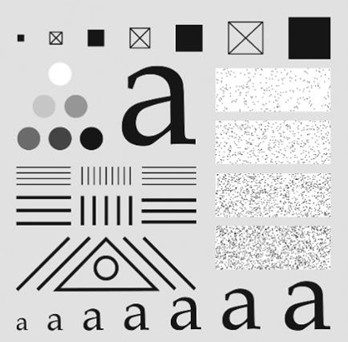
#> input picture Lab_3/Images/Sample_1.jpg, 348 x 342 px, found by its file name
$ python code.py
#> lines starting #> are read from the running program, lines starting #| are printed output that depends on the picture; after the words box and inside, x2 and y2 are one past the last pixel; in counts of white or black regions, pixels touching at a corner belong together
import cv2
import os
import numpy as np
from matplotlib import pyplot as plt

# Read the input image
loc = r'Lab_3\Images\Sample_1.jpg'  # Change the image name accordingly
output_dir = r'Lab_3/Task_1'

# Check if the directory exists, create if it doesn't
os.makedirs(output_dir, exist_ok=True)

# Read the image in grayscale
f = cv2.imread(loc, cv2.IMREAD_GRAYSCALE)
#> f is the input picture: shape (342, 348); min 0, max 255, mean 203.1
if f is None:
    raise FileNotFoundError(f"Image '{loc}' could not be read. Check if the path is correct.")

# Performing FFT on the original image
F = np.fft.fft2(f)
Fshift = np.fft.fftshift(F)

# Create an ideal low-pass filter
rows, cols = f.shape
#> rows = 342; cols = 348
center_row, center_col = rows // 2, cols // 2
#> center_row = 171; center_col = 174

# Radius of the ideal low-pass filter
radius = 30

# Creating a mask with a circular region set to 1 and the rest set to 0
H = np.zeros((rows, cols), np.uint8)
cv2.circle(H, (center_col, center_row), radius, (1, 1), -1)
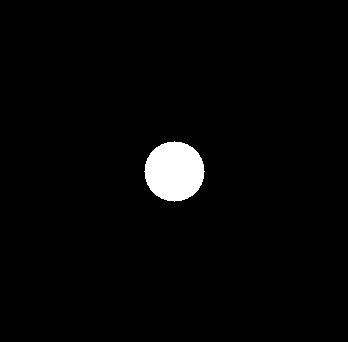
#> H: shape (342, 348); values 0 (black) and 1 (white), 2.4% white; 1 white region, box (x1, y1, x2, y2) and area: (144, 141, 205, 202) 2821

# Apply the mask to the shifted DFT
Gshift = Fshift * H

# Inverse FFT to get the filtered image
G = np.fft.ifftshift(Gshift)
g = np.abs(np.fft.ifft2(G))
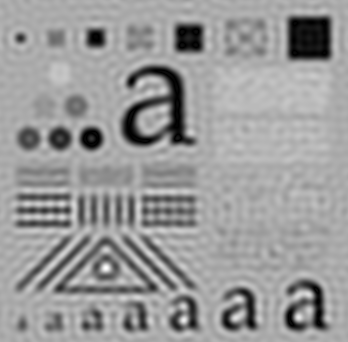
#> g: shape (342, 348) float64; min 0.00475, max 335.2, mean 203.2; drawn with min black and max white

# Convert the result to uint8 for saving
g = np.uint8(np.clip(g, 0, 255))
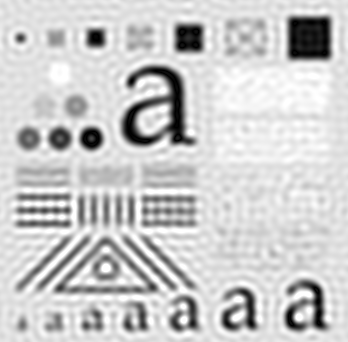
#> g: shape (342, 348); min 0, max 255, mean 202.6


# Display the original and filtered images
plt.figure(figsize=(10, 5))

plt.subplot(121)
plt.imshow(f, cmap='gray')
plt.title("Original Image")
plt.axis('off')

plt.subplot(122)
plt.imshow(g, cmap='gray')
plt.title("Filtered Image with Ideal Low Pass Filter")
plt.axis('off')
# Saving the filtered image
output_path = os.path.join(output_dir, 'Low_Pass_Ideal_Filtered_Image.png')
plt.savefig(output_path)
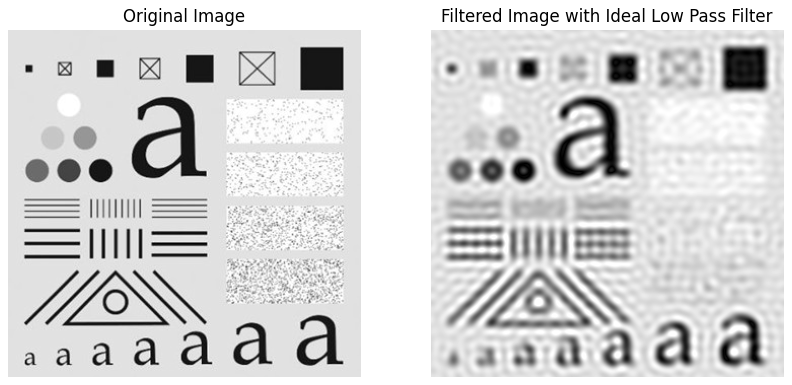
#> figure drawn by matplotlib, 2 panels

# Show the figure
plt.show()

print(f"Filtered image saved at {output_path}")
